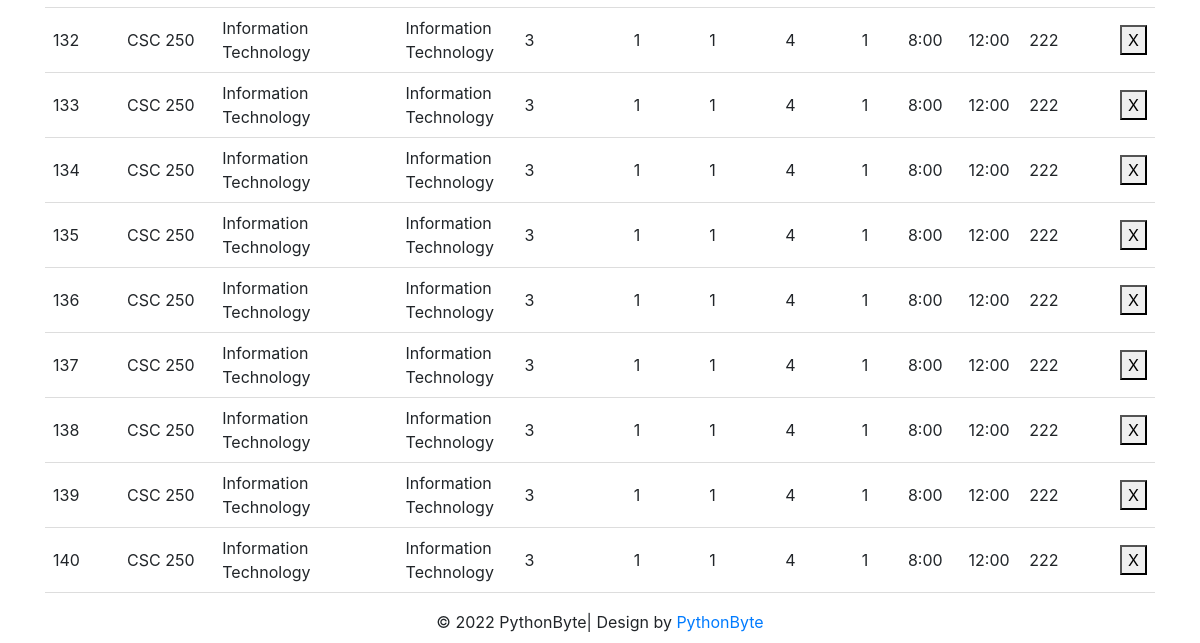
The app's page /del_course (lower part), older data.
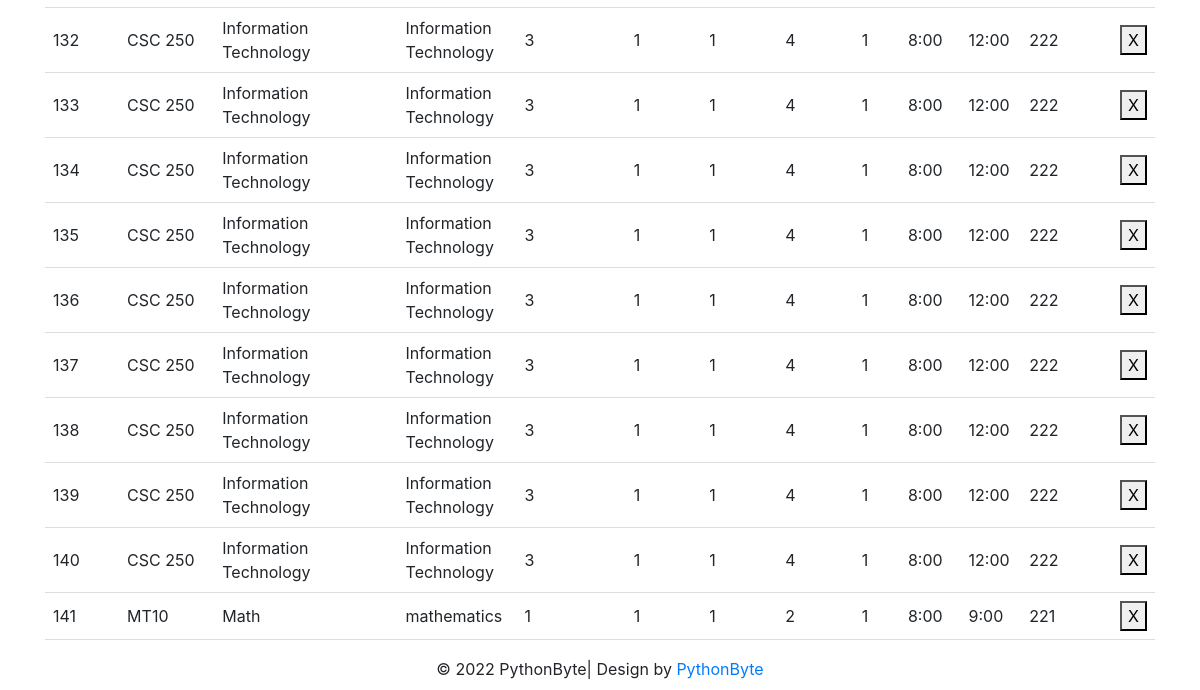
The same page, newer data.
### tables this page shows
CREATE TABLE course (course_id INTEGER NOT NULL PRIMARY KEY AUTOINCREMENT UNIQUE, course_name [nchar] (10), course_descr [nchar] (10), course_code [nchar] (10), dep_id [int], plan_id [int], level_id [int], credit INTEGER, Day_id REFERENCES Day (Day_id), fromT TIME, toT TIME, loc_id INTEGER, SEM INTEGER DEFAULT (223), lec_id INTEGER);

### add_course.py (the view, shortened to what this page needs)
@add_course.route("/del_course",methods = ["POST","GET"])
def del_course():
    if request.method=='GET':
        con = sqlite3.connect("instance/db.sqlite")
        cur = con.cursor()
        cur.execute("SELECT * FROM courses_view")
        data6 = cur.fetchall()
        cur.execute("SELECT * FROM dep")
        Department = cur.fetchall()
        cur.execute("SELECT * FROM Day")
        Day = cur.fetchall()
        cur.execute("SELECT * FROM Time_list")
        From = cur.fetchall()
        cur.execute("SELECT * FROM Time_list")
        To = cur.fetchall()
        cur.execute("SELECT * FROM Semester")
        Semester = cur.fetchall()
        return render_template('add_course.html',data6=data6,Department=Department,Day=Day,Form=From,To=To,Semester=Semester)
    return render_template("add_course.html",data6=data6,Department=Department,Day=Day,Form=From,To=To,Semester=Semester)

### templates/add_course.html (shortened to what this page needs)
{% extends "base.html" %}
{% block content %}
 <form method="post" action="/del_course">
    <table id="table_to_highlight" style="width:100%">
          <tbody>
           {% for row in data6 %}
                  <tr>
                      <td>{{row[0]}}</td>
                      <td>{{row[1]}}</td>
                      <td>{{row[2]}}</td>
                      <td>{{row[3]}}</td>
                      <td>{{row[4]}}</td>
                      <td>{{row[5]}}</td>
                      <td>{{row[6]}}</td>
                      <td>{{row[7]}}</td>
                      <td>{{row[8]}}</td>
                      <td>{{row[9]}}</td>
                      <td>{{row[10]}}</td>
                      <td>{{row[11]}}</td>
                      <td><button class="bi bi-plus" type="submit" value="{{ row[0] }}" name="CourseID">X</button></td>
                  </tr>
              {% endfor %}
          </tbody>
      </table>
 </form>
{% endblock %}

Row changes from the older to the newer data that the page shows:
added course: course_id "141", course_code "MT10", course_name "Math", course_descr "mathematics", dep "1", plan "1", level "1", credit "2", Day "1", fromT "8:00", toT "9:00", SEM "221"
